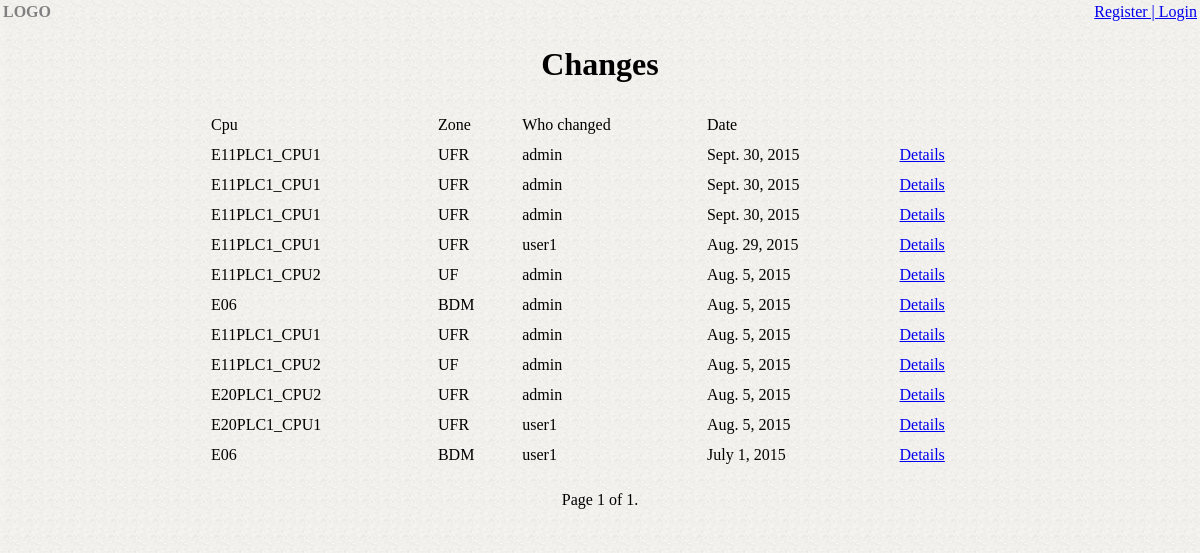
/journal/, run on an earlier commit of the app's database.
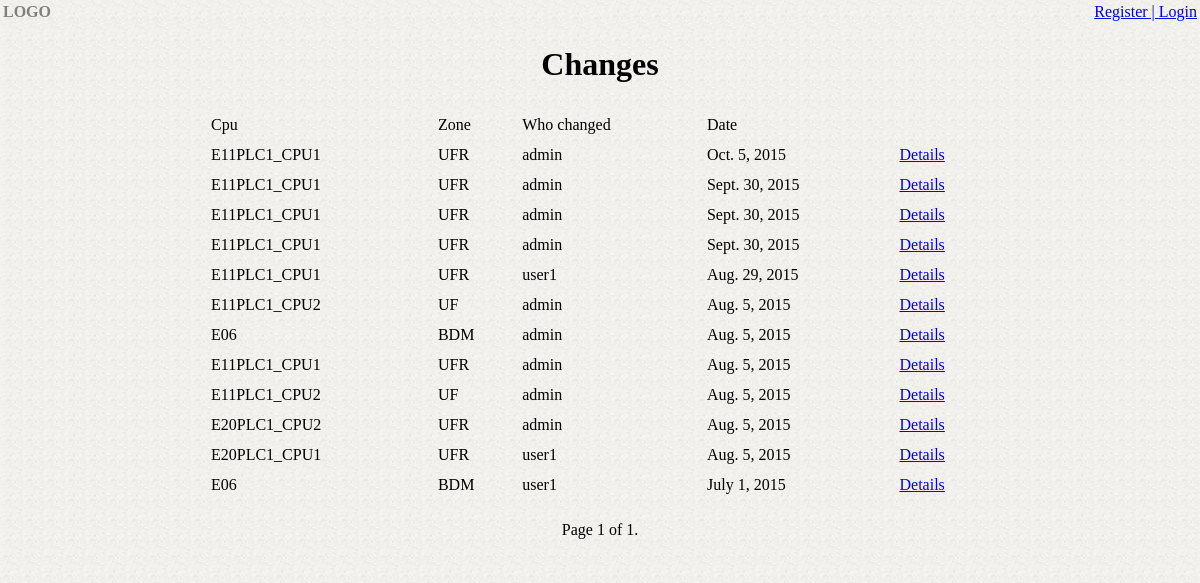
And on a later commit of the database.
### japp/models.py (models this page shows, shortened)
class Pda(models.Model):
    cpu=models.ForeignKey(Cpu)
    text=models.TextField(max_length=300)
    date=models.DateTimeField(auto_now=True)
    user = models.ForeignKey(User,)

class Cpu(models.Model):
    name=models.CharField(max_length=75)
    ip=models.CharField(max_length=16)
    zone=models.CharField(max_length=75)

### japp/views.py (the view)
def listing_by_date(request):
    pda_changes_list =Pda.objects.order_by('-date')
    paginator = Paginator(pda_changes_list,20) # Show 10 contacts per page
    page = request.GET.get('page')
    try:
        pda_changes= paginator.page(page)
    except PageNotAnInteger:
        pda_changes= paginator.page(1)
    except EmptyPage:
        pda_changes= paginator.page(paginator.num_pages)
    return render(request, 'japp/test.html', {'pda_changes': pda_changes})

### japp/templates/japp/test.html (shortened to what this page needs)
{% extends 'japp/base.html' %}
{% block content_block %}
        <tbody>
            {% for pda in pda_changes %}
            <tr>
                <td>{{ pda.cpu.name|upper }}
                <td>{{ pda.cpu.zone|upper }}
                <td>{{pda.user}}</td>
                <td>{{pda.date|date}}</td>
                <td><a href="{% url 'japp:detail' pda.pk %}"> Details </a></td>
            </tr>
            {% endfor %}
        </tbody>
    </table>
    <p>
      <div class="pagination" align="center">
        <span class="step-links">
        <span class="current">
            Page {{ pda_changes.number }} of {{ pda_changes.paginator.num_pages }}.
        </span>
        </span>
      </div>
    </p>
{% endblock %}

What changed in the data, as far as the page shows it:
added Pda: cpu.name "E11PLC1_CPU1", cpu.zone "UFR", user "admin", date "Oct. 5, 2015"
